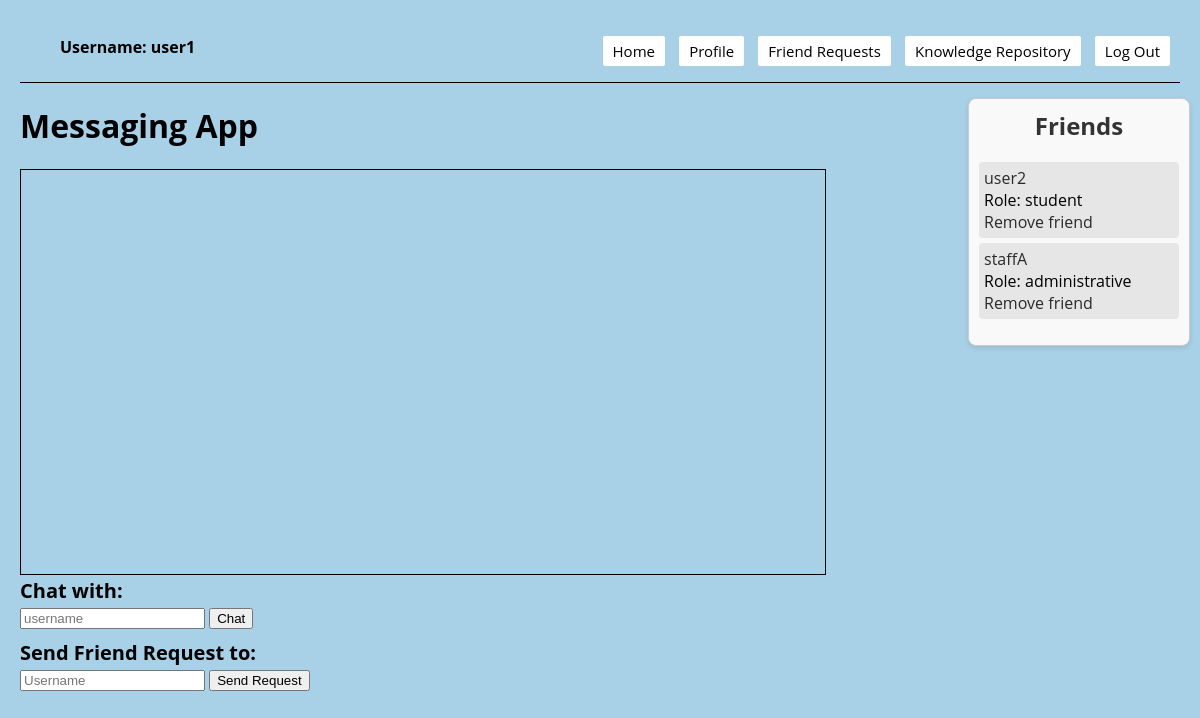
Page /home (signed in) on the earlier database version.
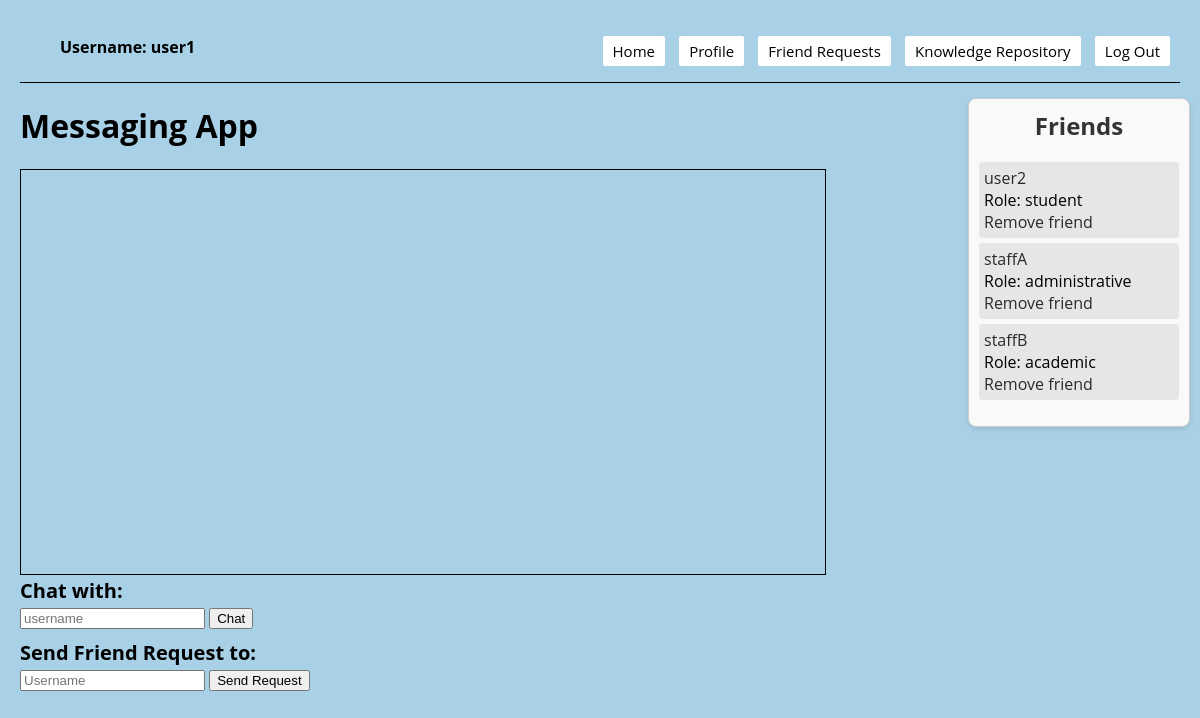
Same page on the later database version.
### models.py (models this page shows)
class Base(DeclarativeBase):
    pass

class Friendship(Base):
    __tablename__ = "friendship"
    id: Mapped[int] = mapped_column(Integer, primary_key=True)
    user_id: Mapped[str] = mapped_column(String, ForeignKey('user.username'))
    friend_id: Mapped[str] = mapped_column(String, ForeignKey('user.username'))
    user = relationship("User", foreign_keys=[user_id])
    friend = relationship("User", foreign_keys=[friend_id])

### app.py (the view)
@app.route("/home")
def home():
    username = request.args.get("username") or session.get("username")
    if username is None:
        abort(404)
    received_requests = db.get_received_friend_requests(username)
    sent_requests = db.get_sent_friend_requests(username)
    friends = db.get_friends(username)  # Get the list of friends
    user = db.get_user(username)
    friends_roles = []  # Initialize an empty list for friend roles
    for friend in friends:
        role = db.get_user_role(friend)
        friends_roles.append(role)
    user_role = user.role.name if hasattr(user.role, 'name') else str(user.role)
    return render_template("home.jinja", username=username, received_requests=received_requests,
                           sent_requests=sent_requests, friends=list(zip(friends, friends_roles)), user_role=user_role)

### app.py (called while the page is built)
def csp_policy_string(policy_dict):
    return "; ".join([f"{key} {' '.join(val) if isinstance(val, list) else val}" for key, val in policy_dict.items()])

@app.after_request
def apply_csp(response):
    policy = {
    "default-src": "'self'",
    "script-src": [
        "'self'",
        "https://cdnjs.cloudflare.com",  # Allow scripts from CDN for Crypto-JS
        "https://cdn.jsdelivr.net",
        "'unsafe-inline'"
    ],
    "style-src": "'self' 'unsafe-inline'",  # Allows inline styles;
    "img-src": "'self'",
    "connect-src": "'self'",  # Restricts the URLs which can be loaded using script interfaces
    "font-src": "'self'",  # Fonts loading
    "object-src": "'none'",  # Prevents object, embed, and applet elements from rendering
    "frame-ancestors": "'none'"  # Protects against clickjacking
}
    response.headers['Content-Security-Policy'] = csp_policy_string(policy)
    return response

### db.py (called while the page is built)
def get_user(username: str):
    with Session(engine) as session:
        return session.get(User, username)

def get_received_friend_requests(username: str):
    with Session(engine) as session:
        return session.query(FriendRequest).filter_by(receiver_username=username, status='pending').all()

def get_sent_friend_requests(username: str):
    with Session(engine) as session:
        return session.query(FriendRequest).filter_by(sender_username=username, status='pending').all()

def get_friends(username: str):
    with Session(engine) as session:
        friendships = session.query(Friendship).filter(
            (Friendship.user_id == username) | (Friendship.friend_id == username)
        ).all()
        friends = set()
        for friendship in friendships:
            if friendship.user_id == username:
                friends.add(friendship.friend_id)
            else:
                friends.add(friendship.user_id)
        return list(friends)

def get_user_role(username):
    with Session(engine) as session:
        user = session.query(User).filter(User.username == username).first()
        if user:
            return user.role.value
        else:
            return None  # Return None if the user is not found

### templates/home.jinja (shortened to what this page needs)
{% extends 'base.jinja' %}
{% block content %}
<nav style="border-bottom: 1px solid black; overflow: auto;">
    <div style="float: left;">
        <ul>
            <li class="username" style="display: inline-block;">Username: {{ username }}</li>
        </ul>
    </div>
    <div style="float: right;">
        <ul>
            <li style="display: inline-block;"><button onclick="location.href='{{ url_for('home') }}'">Home</button></li>
            <li style="display: inline-block;"><button onclick="location.href='{{ url_for('user_profile', username=username) }}'">Profile</button></li>
            <li style="display: inline-block;"><button onclick="location.href='{{ url_for('friend_requests') }}'">Friend Requests</button></li>
            <li style="display: inline-block;"><button onclick="location.href='{{ url_for('knowledge_repository') }}'">Knowledge Repository</button></li>
            <button onclick="confirmLogout()">Log Out</button>
        </ul>
    </div>
</nav>
<h1>Messaging App </h1>
<main>
    <section id="message_box"></section>
    <section id="chat_box">
        <p class="text">Chat with: </p>
        <input id="receiver" placeholder="username">
        <button onclick="join_room()">Chat</button>
    </section>
    <section id="friend_request_box">
        <p class="text">Send Friend Request to:</p>
        <input id="friend_username" placeholder="Username">
        <button onclick="sendFriendRequest()">Send Request</button>
    </section>
    <section id="friends-list">
        <h2>Friends</h2>
        <ul>
            {% if friends %}
                {% for friend, role in friends %}
                <li>
                    <a href="#" onclick="startPrivateConversation('{{ friend }}')">{{ friend }}</a>
                    <span>Role: {{ role }}</span>
                    <a href="#" onclick="removeFriend('{{ friend }}')">Remove friend</a>
                </li>
                {% endfor %}
            {% else %}
                <li>No friends yet.</li>
            {% endif %}
        </ul>
    </section>
</main>
{% endblock %}

### templates/base.jinja (shortened to what this page needs)
<!DOCTYPE html>
<html>
    <head>
    </head>
    <body>
        {% block content %} {% endblock %}
    </body>
</html>

### templates/home.jinja (style rules this page uses)
html, body { height: 100%; margin: 10px; display: flex; flex-direction: column; font-family: 'Open Sans', sans-serif; background-color: #A8D0E6; }
h1 { text-align: center; font-family: 'Open Sans', sans-serif; display: flex; }
p { font-family: 'Open Sans', sans-serif; color: black; font-size: 20px; font-weight: bold; }
nav { border-bottom: 1px solid black; overflow: auto }
#message_box { border: 1px solid black; height: 400px; width: 800px; overflow: auto; padding: 2px; }
#friends-list { position: absolute; right: 10px; top: 12%; width: 200px; max-height: 80%; overflow-y: auto; border: 1px solid #ccc; background-color: #f9f9f9; box-shadow: 0 2px 5px rgba(0,0,0,0.1); padding: 10px; border-radius: 8px; z-index: 1000; }
#friends-list h2 { margin-top: 0; color: #333; text-align: center; }
#friends-list ul { padding: 0; list-style-type: none; }
#friends-list li { list-style-type: none; padding: 5px; margin-bottom: 5px; background-color: #e6e6e6; border-radius: 4px; }
#friends-list li a { list-style-type: none; text-decoration: none; color: #2a2a2a; display: block; }
.text { margin-top: 2px; margin-bottom: 2px; }
nav button { font-family: 'Open Sans', sans-serif; padding: 5px 10px; background-color: white; color: black; border: none; border-radius: 2px; cursor: pointer; text-align: center; text-decoration: none; display: inline-block; margin-right: 10px; font-size: 15px; transition: background-color 0.3s, color 0.3s; }
nav ul li.username { font-family: 'Open Sans', sans-serif; color: black; font-weight: bold; margin-right: 10px; }
#friend_request_box { margin-top: 10px; }

Differences in the rows shown:
added Friendship: user "staffB", role "academic"
